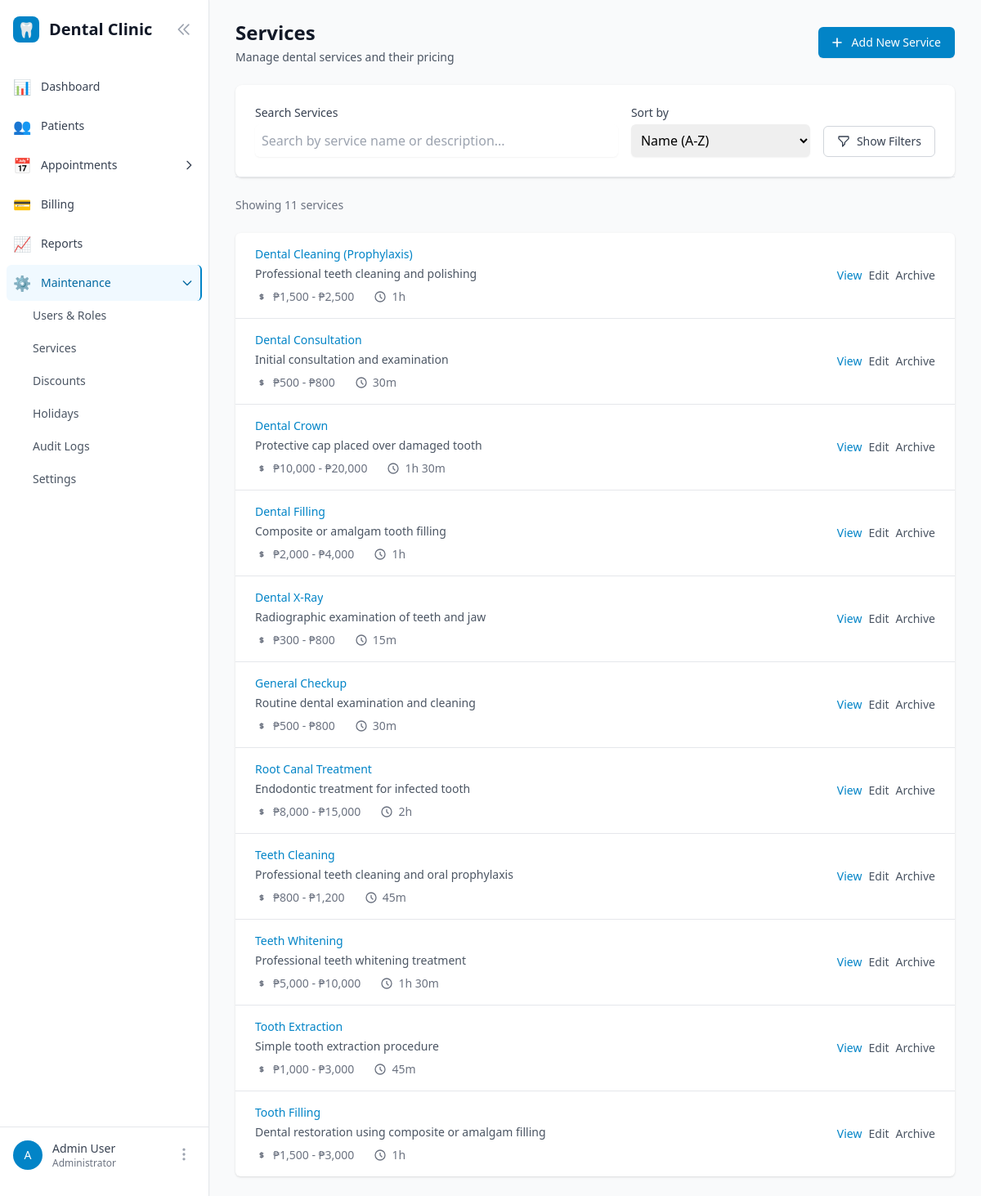
The page /services/ (signed in) on the database as committed earlier.
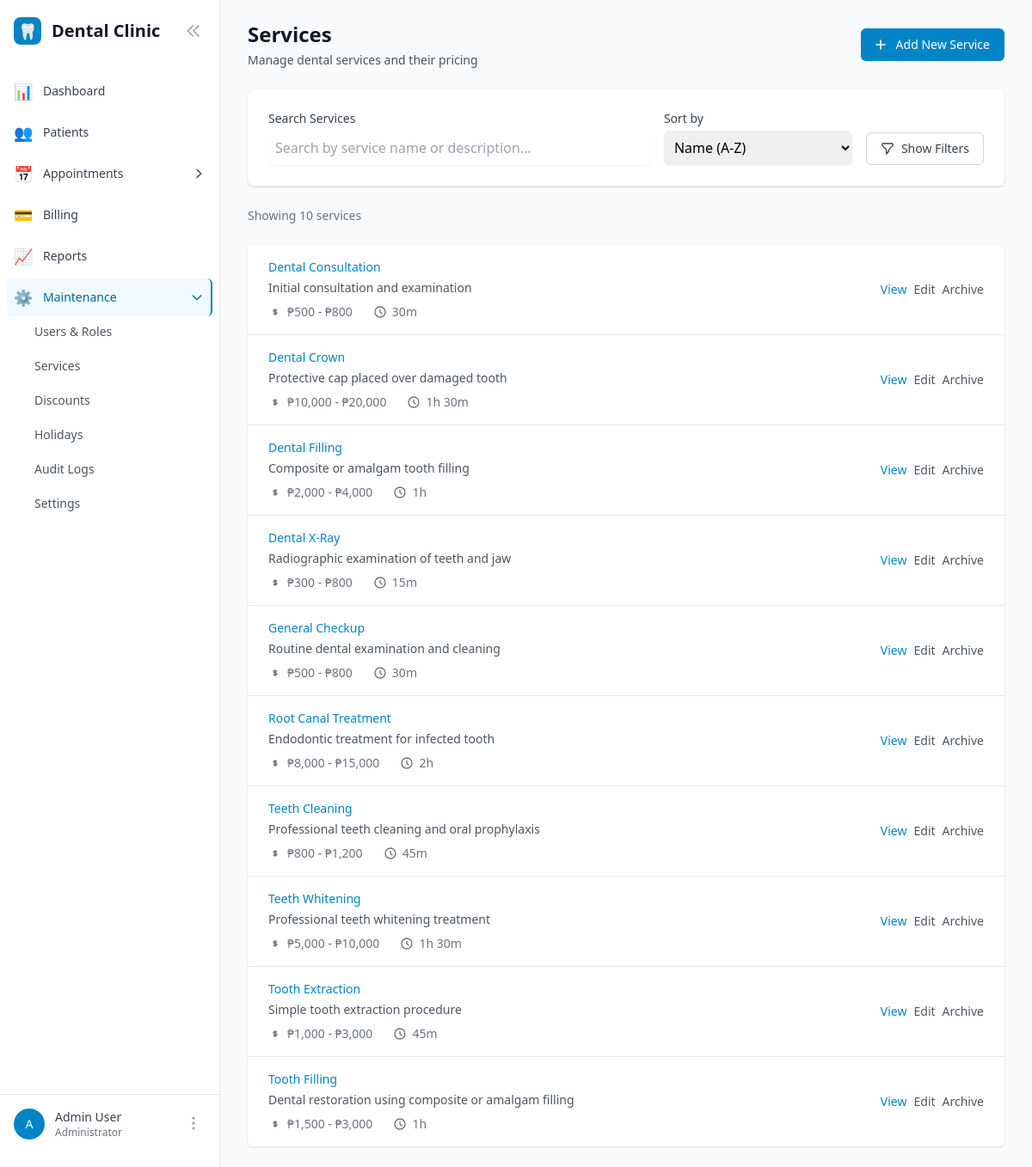
The same page on the database as committed later.
### services/models.py (models this page shows, shortened)
class Service(models.Model):
    name = models.CharField(max_length=200)
    description = models.TextField(blank=True)
    duration_minutes = models.PositiveIntegerField(
        default=30,
        help_text="Duration of the service in minutes"
    )
    min_price = models.DecimalField(
        max_digits=10,
        decimal_places=2,
        help_text="Minimum price for this service"
    )
    max_price = models.DecimalField(
        max_digits=10,
        decimal_places=2,
        help_text="Maximum price for this service"
    )
    is_archived = models.BooleanField(default=False)
    created_at = models.DateTimeField(auto_now_add=True)
    updated_at = models.DateTimeField(auto_now=True)
    class Meta:
        ordering = ['name']
    @property
    def price_range_display(self):
        if self.min_price == self.max_price:
            return f"₱{self.min_price:,.0f}"
        return f"₱{self.min_price:,.0f} - ₱{self.max_price:,.0f}"
    @property
    def duration_display(self):
        hours = self.duration_minutes // 60
        minutes = self.duration_minutes % 60
        if hours > 0:
            return f"{hours}h {minutes}m" if minutes > 0 else f"{hours}h"
        return f"{minutes}m"

### services/views.py (the view, shortened to what this page needs)
# urls.py: path('', views.ServiceListView.as_view(), name='service_list'),
class ServiceListView(LoginRequiredMixin, ListView):
    model = Service
    template_name = 'services/service_list.html'
    context_object_name = 'services'
    paginate_by = 15
    def dispatch(self, request, *args, **kwargs):
        if not has_permission(request.user, 'billing'):
            messages.error(request, 'You do not have permission to access this page.')
            return redirect('core:dashboard')
        return super().dispatch(request, *args, **kwargs)
    def get_queryset(self):
        queryset = Service.objects.all()
        search_query = self.request.GET.get('search')
        if search_query:
            queryset = queryset.filter(
                Q(name__icontains=search_query) |
                Q(description__icontains=search_query)
            )
        show_archived = self.request.GET.get('show_archived')
        if not show_archived:
            queryset = queryset.filter(is_archived=False)
        price_range = self.request.GET.get('price_range')
        duration_range = self.request.GET.get('duration_range')
        sort_by = self.request.GET.get('sort', 'name')
        valid_sorts = ['name', '-name', 'min_price', '-min_price', 'duration_minutes',
                      '-duration_minutes', 'created_at', '-created_at', '-updated_at']
        if sort_by in valid_sorts:
            queryset = queryset.order_by(sort_by)
        else:
            queryset = queryset.order_by('name')
        return queryset
    def get_context_data(self, **kwargs):
        context = super().get_context_data(**kwargs)
        context.update({
            'search_query': self.request.GET.get('search', ''),
            'show_archived': self.request.GET.get('show_archived', False),
            'price_range': self.request.GET.get('price_range', ''),
            'duration_range': self.request.GET.get('duration_range', ''),
            'sort_by': self.request.GET.get('sort', 'name'),
        })
        return context

### users/templatetags/user_tags.py (called while the page is built)
@register.filter
def has_permission(user, module_name):
    if not user or not user.is_authenticated:
        return False
    if user.is_superuser:
        return True
    if not hasattr(user, 'role') or not user.role:
        return False
    return user.role.permissions.get(module_name, False)

### templates/services/service_list.html (shortened to what the changed rows need)
{% extends 'base.html' %}
{% load user_tags %}
{% block content %}
<div class="space-y-6">
    <div class="flex justify-between items-center">
        <div>
            <h1 class="text-2xl font-bold text-gray-900">Services</h1>
        </div>
        <a href="{% url 'services:service_create' %}"
           class="inline-flex items-center px-4 py-2 border border-transparent text-sm font-medium rounded-md shadow-sm text-white bg-primary-600 hover:bg-primary-700 focus:outline-none focus:ring-2 focus:ring-offset-2 focus:ring-primary-500">
        </a>
    </div>
    <div class="bg-white rounded-lg shadow">
        <form method="GET" id="filterForm">
        </form>
    </div>
    {% if services %}
        <div class="text-sm text-gray-500">
            Showing {{ paginator.count }} service{{ paginator.count|pluralize }}
        </div>
    {% endif %}
    <div class="bg-white shadow overflow-hidden sm:rounded-md">
        {% if services %}
            <ul class="divide-y divide-gray-200">
                {% for service in services %}
                    <li class="{% if service.is_archived %}bg-gray-50{% endif %}">
                        <div class="px-4 py-4 sm:px-6">
                            <div class="flex items-center justify-between">
                                <div class="flex-1 min-w-0">
                                    <div class="flex items-center space-x-3">
                                        <p class="text-sm font-medium text-primary-600 truncate">
                                            <a href="{% url 'services:service_detail' service.pk %}" class="hover:underline">
                                                {{ service.name }}
                                            </a>
                                        </p>
                                    </div>
                                    {% if service.description %}
                                        <p class="mt-1 text-sm text-gray-600">{{ service.description|truncatechars:100 }}</p>
                                    {% endif %}
                                    <div class="mt-2 flex items-center text-sm text-gray-500 space-x-6">
                                        <div class="flex items-center">
                                            {{ service.price_range_display }}
                                        </div>
                                        <div class="flex items-center">
                                            <svg class="flex-shrink-0 mr-1.5 h-4 w-4" fill="none" stroke="currentColor" viewBox="0 0 24 24">
                                                <path stroke-linecap="round" stroke-linejoin="round" stroke-width="2" d="M12 8v4l3 3m6-3a9 9 0 11-18 0 9 9 0 0118 0z"></path>
                                            </svg>
                                            {{ service.duration_display }}
                                        </div>
                                    </div>
                                </div>
                                <div class="flex items-center space-x-2">
                                    <a href="{% url 'services:service_detail' service.pk %}"
                                       class="text-primary-600 hover:text-primary-900 text-sm font-medium">
                                        View
                                    </a>
                                    <a href="{% url 'services:service_update' service.pk %}"
                                       class="text-gray-600 hover:text-gray-900 text-sm font-medium">
                                        Edit
                                    </a>
                                    <a href="{% url 'services:service_toggle_archive' service.pk %}"
                                       class="text-gray-600 hover:text-gray-900 text-sm font-medium"
                                       onclick="return confirm('Are you sure you want to {% if service.is_archived %}unarchive{% else %}archive{% endif %} this service?')">
                                        {% if service.is_archived %}Unarchive{% else %}Archive{% endif %}
                                    </a>
                                </div>
                            </div>
                        </div>
                    </li>
                {% endfor %}
            </ul>
        {% endif %}
    </div>
</div>
{% endblock %}

Rows that differ between the two databases and show on the page:
no longer on this page (row edited): Service: name "Dental Cleaning (Prophylaxis)", description "Professional teeth cleaning and polishing", price_range_display "₱1,500 - ₱2,500", duration_display "1h", is_archived "Archive"
Other text that changed with them:
{{ paginator.count }}: "11" → "10"
